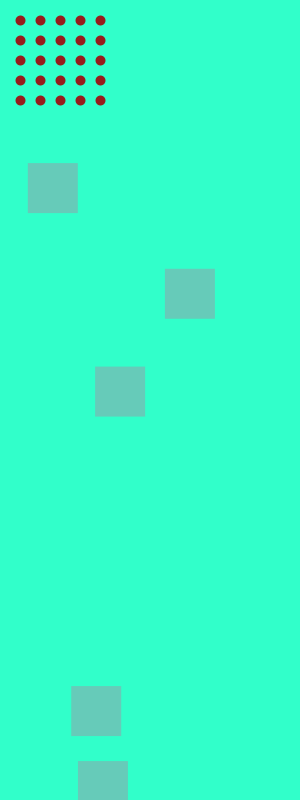
Frame 1 (no input)
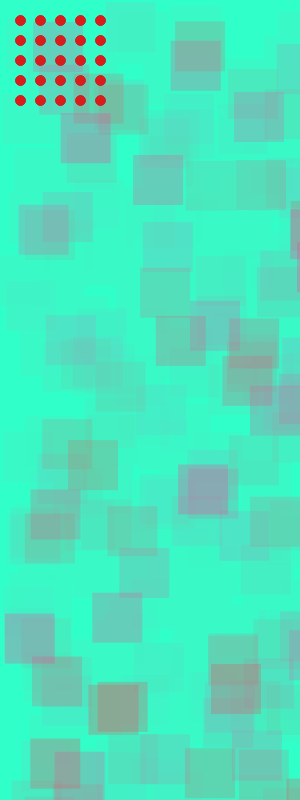
Frame 60 (the mouse pressed at the canvas centre just before this capture)
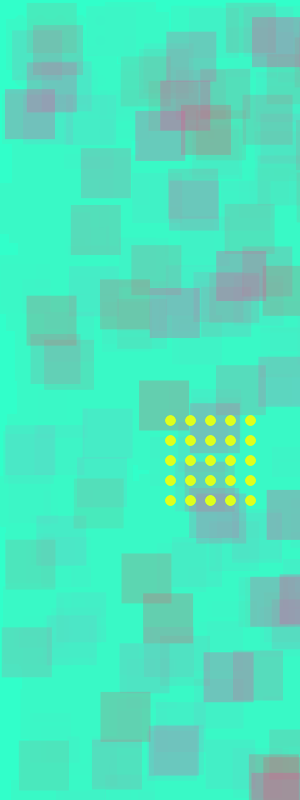
Frame 120 (the mouse held since frame 60 and released just before this capture)

The Processing sketch that drew these frames (run headless with seeded random() and noise(); from frame 60 on, the mouse is pressed at the canvas centre):

// Processing sketch: processing_36443
// ── processing_36443.pde

//homework 3
// Copyright Caroline Record Pittsburgh PA September 8, 2011


int value = 0;

void setup(){
  size(300,800);
  background (#31FFCA); 
  strokeWeight(10); 
}
void draw(){
  int value=0;

//background rectangle    
  
// fill(value);
 noStroke();
 fill(#31FFCA,20);
  rect(0,0,width,height);
 fill(240,65,random(65,182),70);
  rect(random(300),random(800), 50, 50);
  rect(random(300),random(800), 50, 50);
  rect(random(300),random(800), 50, 50);
  rect(random(300),random(800), 50, 50);
  rect(random(300),random(800), 50, 50);
  
  
//double loop grid
   stroke (random(150,255),28+mouseY,28);
       for (int ex=1; ex<6; ex=ex+1) {
    for (int ey=1; ey<6; ey=ey+1) {  
      point (ex*20+mouseX,ey*20+mouseY); 
      } 
      }
}
void mouseDragged() 
{
  value = value + 4;
  if (value > 255) {
    value = 0;
  }
}
                                
